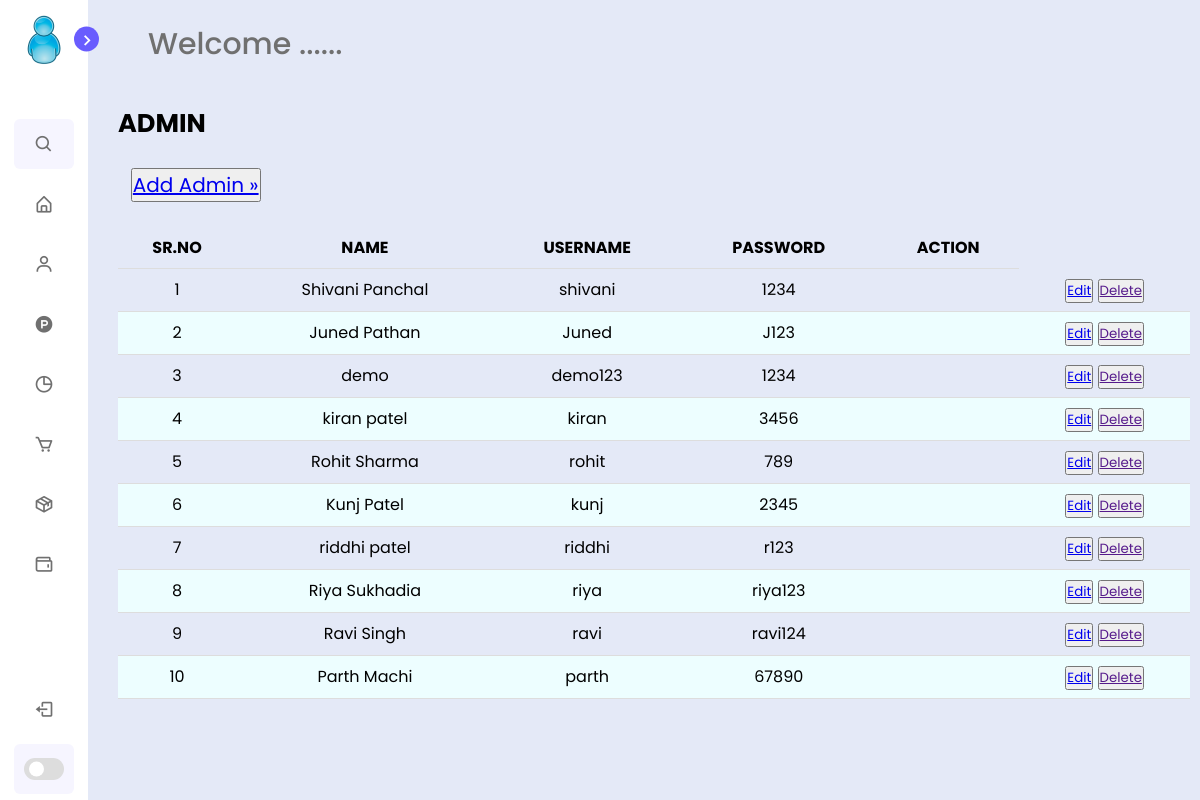
The app's page /admin.php (signed in) with its own data.
### tables this page shows
CREATE TABLE `userdetails` (
  `id` int(6) NOT NULL,
  `name` varchar(255) NOT NULL,
  `username` varchar(255) NOT NULL,
  `password` varchar(255) NOT NULL,
  `role` int(6) NOT NULL
);

### admin.php (the view, shortened to what this page needs)
<?php
include_once ('./Database/mydb.php');
$result = mysqli_query($connection,"SELECT * FROM userdetails ORDER BY role ASC");
?>
<!DOCTYPE html>
<html lang="en">
    <head>
        <link rel="stylesheet" href="./css/mystyle.css">
        <link href='https://unpkg.com/boxicons@2.1.1/css/boxicons.min.css' rel='stylesheet'>
        <link rel="stylesheet" href="https://cdnjs.cloudflare.com/ajax/libs/font-awesome/4.7.0/css/font-awesome.min.css">
    </head>
    <body>
        <?php
        include './admin/asidebar.php';
        ?>
        <section class="home">
            <div class="text"> Welcome ...... </div>
                <div class="main">
                        &nbsp;&nbsp;&nbsp;<h2 class="title1">ADMIN</h2>
                        <br>
                        &nbsp;&nbsp;&nbsp;<button><a href="addadmin.php" style="font-size: 20px">
                                Add Admin &raquo;</a></button>
            <br><br>
            <div align="center">
                <table class="table">
                    <thead>
                        <th>SR.NO</th>
                        <th>NAME</th>
                        <th>USERNAME</th>
                        <th>PASSWORD</th>
                        <th>ACTION</th>
                    </thead>
                    <tbody>
                    <?php $counter=1;
                                    while($res = mysqli_fetch_array($result)){
                                        ?>
                                    <tr>
                                        <td> <?php echo $counter ?></td>
                                        <td> <?php echo $res['name'] ?></td>
                                        <td> <?php echo $res['username'] ?></td>
                                        <td> <?php echo $res['password'] ?></td>
                                        <td><?php if($res['role']==1){ }?></td>
                                         <td>
                                            <button>
                                                <a href="editadmin.php">
                                                            Edit</a>
                                            </button>
                                             <button>
                                                 <a href="">
                                                     Delete</a>
                                              </button>
                                         </td>
                            </tr> <?php $counter++; } ?>
          </tbody>
                </div>
            </div>
    </section>
</body>
</html>

### css/mystyle.css (style rules this page uses)
* { margin: 0; padding: 0; box-sizing: border-box; font-family: 'Poppins', sans-serif; }
:root { --body-color: #E4E9F7; --sidebar-color: #FFF; --primary-color: #695CFE; --primary-color-light: #F6F5FF; --toggle-color: #DDD; --text-color: #707070; --tran-03: all 0.2s ease; --tran-03: all 0.3s ease; --tran-04: all 0.3s ease; --tran-05: all 0.3s ease; }
body { min-height: 100vh; background-color: var(--body-color); transition: var(--tran-05); }
.home { position: absolute; top: 0; top: 0; left: 250px; height: 100vh; width: calc(100% - 250px); background-color: var(--body-color); transition: var(--tran-05); padding: 10px; }
.home .text { font-size: 30px; font-weight: 500; color: var(--text-color); padding: 12px 60px; }
.sidebar.close ~ .home { left: 78px; height: 100vh; width: calc(100% - 78px); }
.main { padding-left:30px; }
h2.title1 { font-size: 1.6rem; }
table { font-family: arial, sans-serif; border-collapse: collapse; width: 100%; }
td,th { border-bottom: 1px solid #ddd; text-align: left; padding: 8px; text-align: center; }
tr:nth-child(even) { background-color: #EDFEFF; }
body { font-family: Arial, sans-serif; }
* { box-sizing: border-box; }

### records on screen
userdetails: name "Shivani Panchal", username "shivani", password "1234"
userdetails: name "Juned Pathan", username "Juned", password "J123"
userdetails: name "demo", username "demo123", password "1234"
userdetails: name "kiran patel", username "kiran", password "3456"
userdetails: name "Rohit Sharma", username "rohit", password "789"
userdetails: name "Kunj Patel", username "kunj", password "2345"
userdetails: name "riddhi patel", username "riddhi", password "r123"
userdetails: name "Riya Sukhadia", username "riya", password "riya123"
userdetails: name "Ravi Singh", username "ravi", password "ravi124"
userdetails: name "Parth Machi", username "parth", password "67890"
